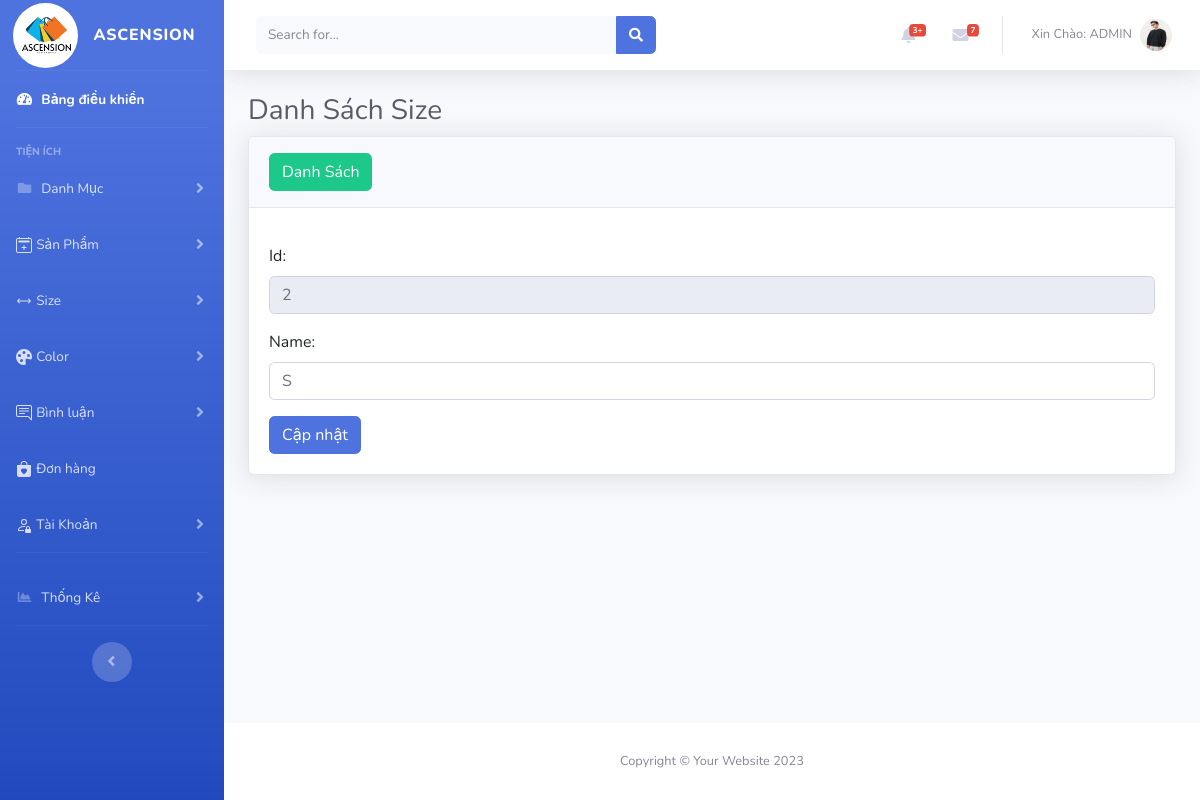
Before: /admin/index.php?act=editsize&idsize=2 (signed in) with the older database file.
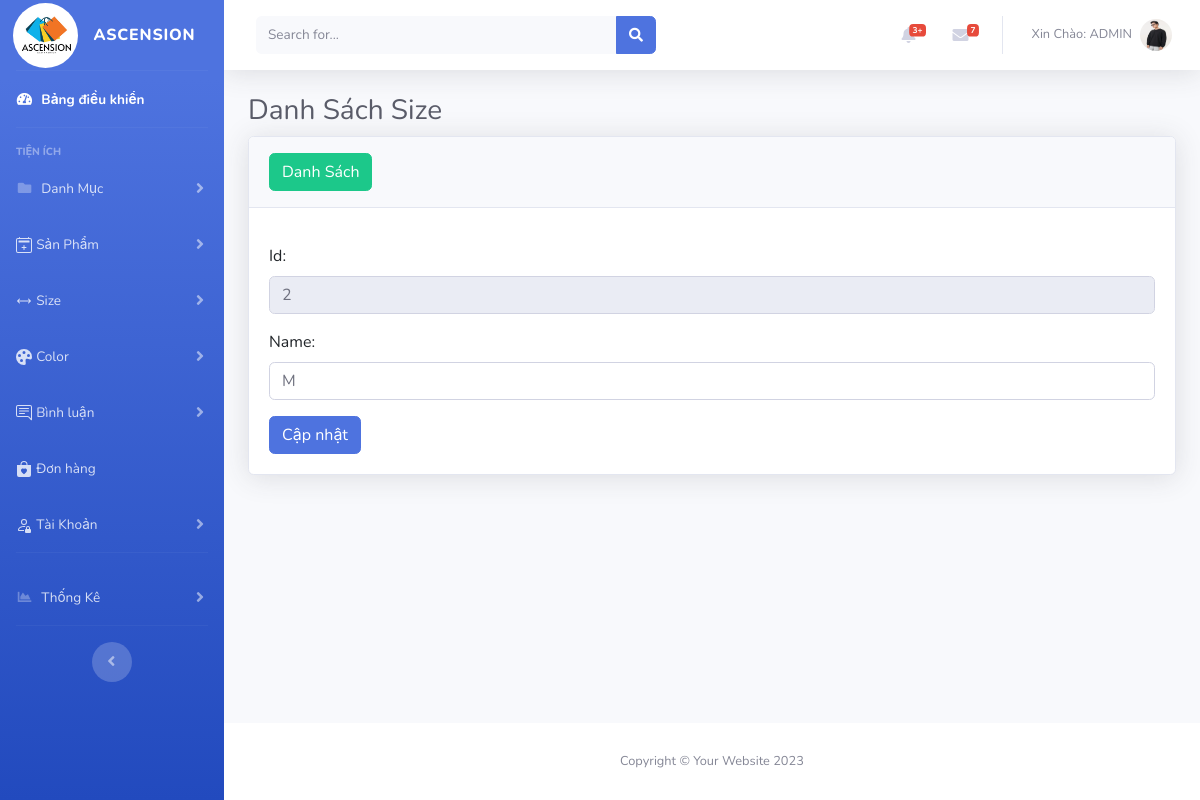
After: the same page with the newer database file.
### tables this page shows
CREATE TABLE `size` (
  `id_size` int(11) NOT NULL,
  `name_size` varchar(255) NOT NULL
);

### model/pdo.php (called while the page is built, shortened)
<?php
function pdo_get_connection(){
    $dburl = "mysql:host=127.0.0.1;dbname=duan1;charset=utf8";
    $username = 'root';
    $password = '';
    $conn = new PDO($dburl, $username, $password);
    $conn->setAttribute(PDO::ATTR_ERRMODE, PDO::ERRMODE_EXCEPTION);
    return $conn;
}
function pdo_query_one($sql){
    $sql_args = array_slice(func_get_args(), 1);
    try{
        $conn = pdo_get_connection();
        $stmt = $conn->prepare($sql);
        $stmt->execute($sql_args);
        $row = $stmt->fetch(PDO::FETCH_ASSOC);
        return $row;
    }
    catch(PDOException $e){
        throw $e;
    }
    finally{
        unset($conn);
    }
}

### model/size.php (called while the page is built, shortened)
<?php
function Loadone_size($id)
{
  $sql = "SELECT * FROM size WHERE id_size = $id";
  $dm = pdo_query_one($sql);
  return $dm;
}

### admin/size/edit.php (the view)
<div class="container-fluid">
    <h1 class="h3 mb-2 text-gray-800">Danh Sách Size</h1>
    <div class="card shadow mb-4">
        <div class="card-header py-3">
            <a class="btn btn-success" href="?act=listsize">Danh Sách</a>
        </div>
        <div class="card-body">
            <form action="?act=uploadsize" enctype="multipart/form-data" method="post">
                <div class="mb-3 mt-3">
                    <label for="email" class="form-label">Id:</label>
                    <input class="form-control" value="<?= $size['id_size'] ?>" placeholder="AUTO NUMBER" readonly name="id">
                </div>
                <div class="mb-3">
                    <label for="pwd" class="form-label">Name:</label>
                    <input type="text" class="form-control" value="<?= $size['name_size'] ?>" id="pwd" placeholder="Tên Size" name="name">
                </div>
                <input type="submit" class="btn btn-primary" value="Cập nhật" name="gui">
            </form>
        </div>
    </div>
</div>

Changed rows visible on the page:
changed size id 2: name "S" → "M"
